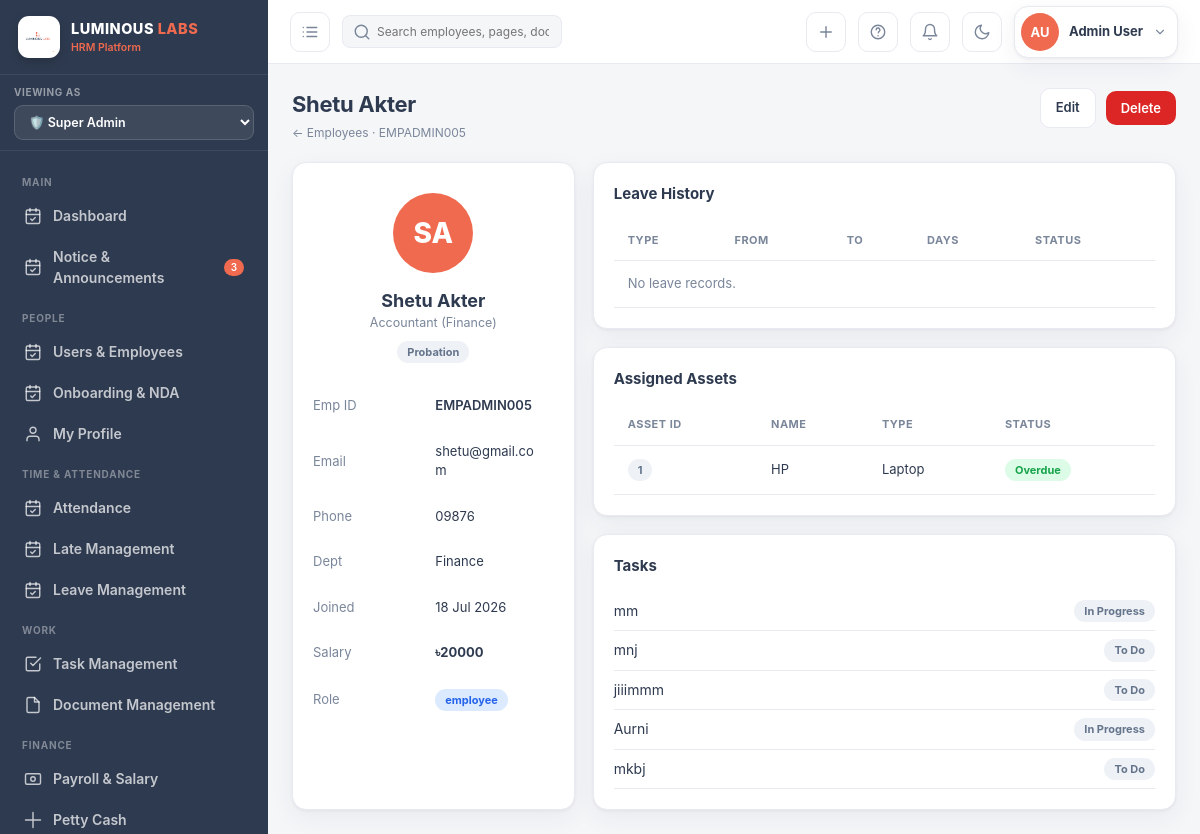
Before: /employees/10/ (signed in) with the older database file.
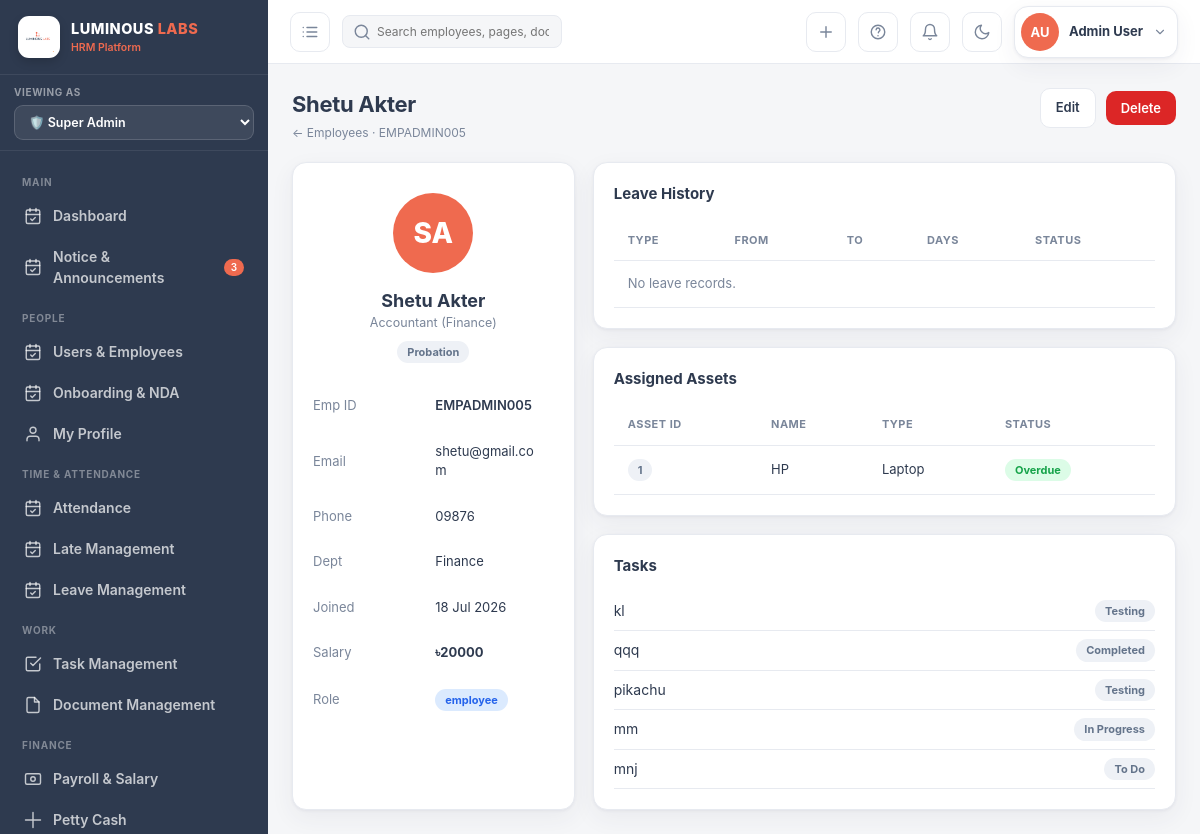
After: the same page with the newer database file.
### hrm_app/models.py (models this page shows, shortened)
class Asset(models.Model):
    TYPE_CHOICES   = [
        ('Laptop', 'Laptop'), ('Monitor', 'Monitor'), ('Mobile', 'Mobile'),
        ('Accessory', 'Accessory'), ('Furniture', 'Furniture'), ('Other', 'Other'),
    ]
    STATUS_CHOICES = [
        ('Available', 'Available'), ('In Use', 'In Use'), ('Overdue', 'Overdue'),
        ('Maintenance', 'Maintenance'), ('Retired', 'Retired'),
    ]
    asset_id     = models.CharField(max_length=30, unique=True)
    name         = models.CharField(max_length=200)
    asset_type   = models.CharField(max_length=20, choices=TYPE_CHOICES)
    serial_no    = models.CharField(max_length=100, blank=True)
    assigned_to  = models.ForeignKey(Employee, null=True, blank=True, on_delete=models.SET_NULL, related_name='assets')
    assigned_on  = models.DateField(null=True, blank=True)
    status       = models.CharField(max_length=15, choices=STATUS_CHOICES, default='Available')
    purchase_date = models.DateField(null=True, blank=True)
    purchase_cost = models.DecimalField(max_digits=10, decimal_places=2, null=True, blank=True)
    note         = models.TextField(blank=True)

class Task(models.Model):
    PRIORITY_CHOICES = [
        ("Low", "Low"),
        ("Medium", "Medium"),
        ("High", "High"),
        ("Critical", "Critical"),
    ]
    title = models.CharField(max_length=200)
    project = models.ForeignKey(
        Project,
        on_delete=models.CASCADE,
        related_name="tasks"
    )
    assignee = models.ForeignKey(
        Employee,
        on_delete=models.CASCADE,
        related_name="tasks"
    )
    due_date = models.DateField()
    priority = models.CharField(
        max_length=10,
        choices=PRIORITY_CHOICES,
        default="Medium"
    )
    status = models.ForeignKey(
        TaskStatus,
        on_delete=models.PROTECT,
        related_name="tasks"
    )
    progress = models.PositiveIntegerField(default=0)
    description = models.TextField(blank=True)
    color = models.CharField(
        max_length=7,
        default="#FF6B00",
        help_text="Task card color"
    )
    image = models.ImageField(
        upload_to='task_images/',
        blank=True,
        null=True,
        help_text="Optional image for this task"
    )
    document = models.FileField(
        upload_to='task_documents/',
        blank=True,
        null=True,
        help_text="Optional document for this task"
    )
    created_at = models.DateTimeField(auto_now_add=True)
    class Meta:
        ordering = ["-created_at"]

class TaskStatus(models.Model):
    project = models.ForeignKey(
        Project,
        on_delete=models.CASCADE,
        related_name="task_statuses"
    )
    name = models.CharField(max_length=50)
    color = models.CharField(
        max_length=7,
        default="#6B7280",
        help_text="Kanban column color in hex format"
    )
    order = models.PositiveIntegerField(
        default=0,
        help_text="Order of the status on the Kanban board"
    )
    active = models.BooleanField(default=True)
    class Meta:
        ordering = ["order", "id"]
        constraints = [
            models.UniqueConstraint(
                fields=["project", "name"],
                name="unique_task_status_per_project"
            )
        ]
    def __str__(self):
        return self.name

### hrm_app/views.py (the view)
@login_required
def user_detail(request, pk):
    emp = get_object_or_404(Employee, pk=pk)
    if request.user.role == Role.EMPLOYEE:
        if emp.user != request.user:
            raise PermissionDenied
    is_my_profile = (request.user == emp.user)
    leaves = LeaveRequest.objects.filter(employee=emp)[:5]
    assets = Asset.objects.filter(assigned_to=emp)
    tasks = Task.objects.filter(assignee=emp)[:5]
    payslips = Payslip.objects.filter(employee=emp)[:3]
    return render(request, 'hrm/user_detail.html', _ctx(
        request,
        emp=emp,
        leaves=leaves,
        assets=assets,
        tasks=tasks,
        payslips=payslips,
        is_my_profile=is_my_profile
    ))

### hrm_app/context_processors.py (called while the page is built, shortened)
def role_menu_permissions(request):
    allowed_menus = []
    if request.user.is_authenticated:
        if request.user.role == "super_admin":
          allowed_menus = []
    return {
        "allowed_menus": allowed_menus
    }

### hrm_app/models.py (called while the page is built)
    def __str__(self):
        return self.name

    def __str__(self):
        return f"{self.title} ({self.department})"

### hrm_app/views.py (called while the page is built)
def _ctx(request, **kw):
    view_role = request.GET.get('view_role', request.user.role)
    ctx = {'user': request.user, 'today': date.today(), 'view_role': view_role}
    unread_leaves = LeaveRequest.objects.filter(status='Pending').count()
    ctx['unread_leaves'] = unread_leaves
    if request.user.role == 'super_admin':
        ctx['allowed_menus'] = [key for key, _ in UserPermission.MODULE_CHOICES]
    else:
        ctx['allowed_menus'] = list(UserPermission.objects.filter(
            user=request.user,
            can_view=True
        ).values_list('module', flat=True))
    ctx.update(kw)
    return ctx

### hrm_app/templates/hrm/user_detail.html (shortened to what the changed rows need)
{% extends 'hrm/base.html' %}
{% block content %}
<div class="page-head">
  <div>
    <h1>{{ emp.user.get_full_name }}</h1>
  </div>
</div>
<div class="grid cols-3">
  <div class="card pad" style="grid-column:span 1">
    <div style="text-align:center;padding:10px 0 20px">
      <h2 style="font-size:18px">{{ emp.user.get_full_name }}</h2>
    </div>
  </div>
  <div style="grid-column:span 2;display:flex;flex-direction:column;gap:18px">
    <div class="card pad">
      <table>
        <thead><tr><th>Type</th><th>From</th><th>To</th><th>Days</th><th>Status</th></tr></thead>
      </table>
    </div>
    <div class="card pad">
      <table>
        <thead><tr><th>Asset ID</th><th>Name</th><th>Type</th><th>Status</th></tr></thead>
        <tbody>
        {% for a in assets %}
        <tr>
          <td><span class="tag t-gray">{{ a.asset_id }}</span></td>
          <td>{{ a.name }}</td><td>{{ a.asset_type }}</td>
          <td><span class="tag t-green">{{ a.status }}</span></td>
        </tr>
        {% empty %}<tr><td colspan="4" style="color:var(--muted)">No assets assigned.</td></tr>{% endfor %}
        </tbody>
      </table>
    </div>
    <div class="card pad">
      {% for t in tasks %}
      <div style="display:flex;justify-content:space-between;padding:8px 0;border-bottom:1px solid var(--line)">
        <span>{{ t.title }}</span>
        <span class="tag t-{% if t.status == 'Done' %}green{% elif t.status == 'In Progress' %}blue{% else %}gray{% endif %}">{{ t.status }}</span>
      </div>
      {% empty %}<p class="sub">No tasks.</p>{% endfor %}
    </div>
  </div>
</div>
{% endblock %}

Changed rows visible on the page:
no longer on this page (row unchanged): Task: title "jiiimmm", status "To Do"
no longer on this page (row unchanged): Task: title "Aurni", status "In Progress"
no longer on this page (row unchanged): Task: title "mkbj", status "To Do"
added Task: title "kl", status "Testing"
added Task: title "qqq", status "Completed"
added Task: title "pikachu", status "Testing"
